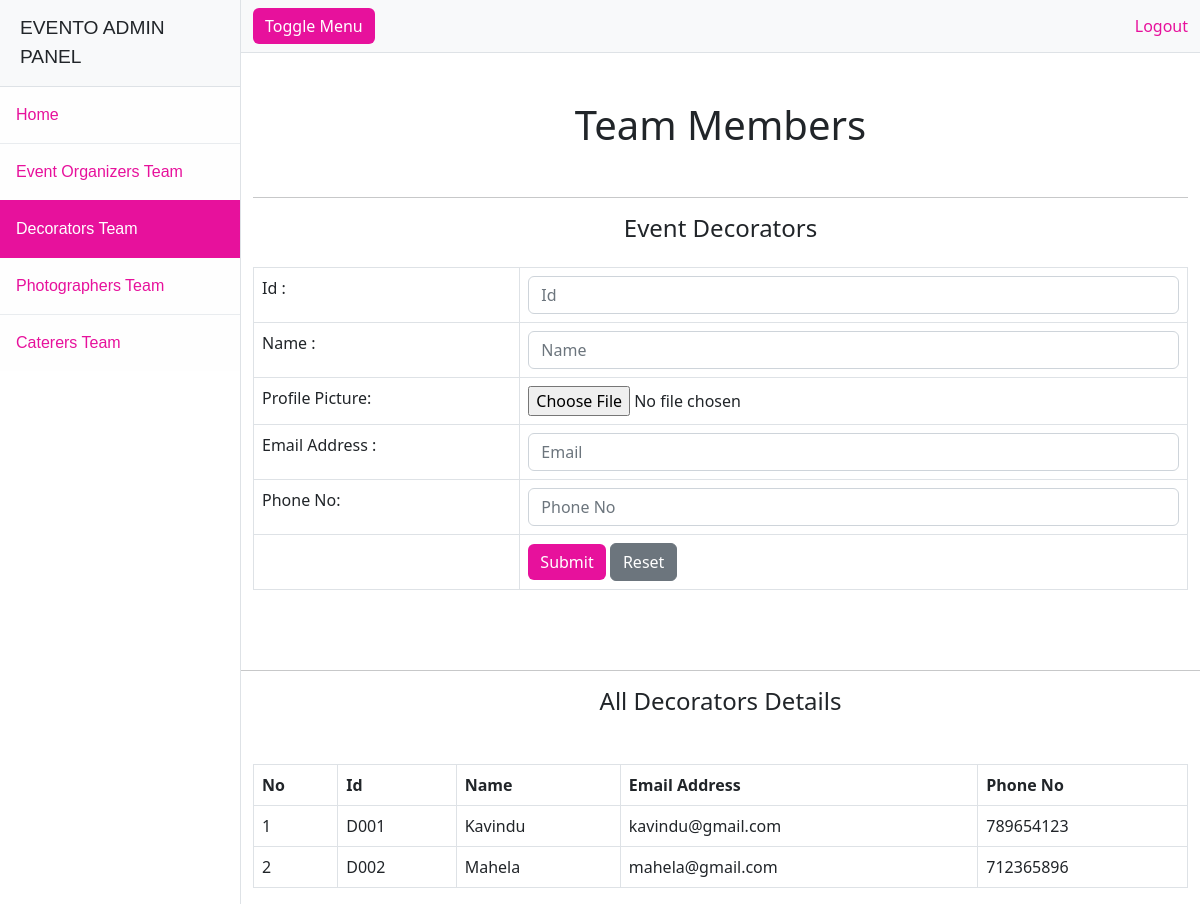
The app's page /admin/decorators.php with its own data.
### tables this page shows
CREATE TABLE `decorator` (
  `decorator_id` varchar(100) NOT NULL,
  `decorator_name` varchar(100) NOT NULL,
  `decorator_email` varchar(100) NOT NULL,
  `decorator_phone_no` int(10) NOT NULL,
  `description` varchar(1000) NOT NULL,
  `image` mediumblob NOT NULL
);

### admin/decorators.php (the view, shortened to what this page needs)
<!DOCTYPE html>
<html lang="en">
<head>
    <link rel="stylesheet" href="https://cdnjs.cloudflare.com/ajax/libs/bootstrap/5.3.0/css/bootstrap.min.css">
    <link rel="stylesheet" type="text/css" href="css/admin.css">
</head>
<body>
    <div class="d-flex" id="wrapper">
        <div class="border-end bg-white" id="sidebar-wrapper" style="position: static; font-family: Arial, sans-serif;">
            <div class="sidebar-heading border-bottom bg-light">EVENTO ADMIN PANEL</div>
            <div class="list-group list-group-flush">
                <a class="list-group-item list-group-item-action list-group-item-light p-3" href="index.php">Home</a>
                <a class="list-group-item list-group-item-action list-group-item-light p-3" href="organizers.php">Event Organizers Team</a>
                <a class="list-group-item list-group-item-action list-group-item-light p-3 active" href="decorators.php">Decorators Team</a>
                <a class="list-group-item list-group-item-action list-group-item-light p-3" href="photographers.php">Photographers Team</a>
                <a class="list-group-item list-group-item-action list-group-item-light p-3" href="caterers.php">Caterers Team</a>
            </div>
        </div>
        <div id="page-content-wrapper">
            <nav class="navbar navbar-expand-lg navbar-light bg-light border-bottom">
                <div class="container-fluid">
                    <button class="btn btn-primary  log-btn" id="sidebarToggle">Toggle Menu</button>
                    <div class="collapse navbar-collapse" id="navbarSupportedContent">
                        <ul class="navbar-nav ms-auto mt-2 mt-lg-0">
                            <a class="dropdown-item logout" href="logout.php">Logout</a>
                        </ul>
                    </div>
                </div>
            </nav>
            <div class="container mt-5">
                <h1 class="text-center">Team Members</h1>
                <br>
                <hr>
                <h4 class="text-center">Event Decorators</h4>
                <form action="insertDecorators.php" method="post">
                    <table class="table table-bordered mt-4">
                        <tr>
                            <td>Id :</td>
                            <td><input type="text" name="id" class="form-control" placeholder="Id"></td>
                        </tr>
                        <tr>
                            <td>Name :</td>
                            <td><input type="text" name="name" class="form-control" placeholder="Name"></td>
                        </tr>
                        <tr>
                            <td>Profile Picture:</td>
                            <td><input type="file" name="image" class="form-control-file"></td>
                        </tr>
                        <tr>
                            <td>Email Address :</td>
                            <td><input type="mail" name="email" class="form-control" placeholder="Email"></td>
                        </tr>
                        <tr>
                            <td>Phone No:</td>
                            <td><input type="text" name="phone_no" class="form-control" placeholder="Phone No"></td>
                        </tr>
                        <tr>
                            <td></td>
                            <td>
                                <input type="submit" value="Submit" class="btn btn-primary  log-btn">
                                <input type="reset" value="Reset" class="btn btn-secondary">
                            </td>
                        </tr>
                    </table>
                </form>
            </div>
            <br><br>
            <hr>
            <h4 class="text-center"> All Decorators Details</h4>
            <div class="container mt-5">
                <?php
                $db = mysqli_connect("localhost", "root", "", "event_planner");
                $query = "select * from decorator";
                $result = mysqli_query($db, $query);
                ?>
                <table class="table table-bordered mt-4">
                    <tr>
                        <th>No</th>
                        <th>Id</th>
                        <th>Name</th>
                        <th>Email Address</th>
                        <th>Phone No</th>
                    </tr>
                    <?php
                    $rowNumber = 1;
                    while ($row = mysqli_fetch_assoc($result)) {
                    ?>
                        <tr>
                            <td>
                                <?php echo $rowNumber++; ?>
                            </td>
                            <td>
                                <?php echo $row["decorator_id"]; ?>
                            </td>
                            <td>
                                <?php echo $row["decorator_name"]; ?>
                            </td>
                            <td>
                                <?php echo $row["decorator_email"]; ?>
                            </td>
                            <td>
                                <?php echo $row["decorator_phone_no"]; ?>
                            </td>
                        </tr>
                    <?php
                    }
                    ?>
                </table>
            </div>
        </div>
    </div>
</body>
</html>

### records on screen
decorator: decorator_id "D001", decorator_name "Kavindu", decorator_email "kavindu@gmail.com", decorator_phone_no "789654123"
decorator: decorator_id "D002", decorator_name "Mahela", decorator_email "mahela@gmail.com", decorator_phone_no "712365896"
